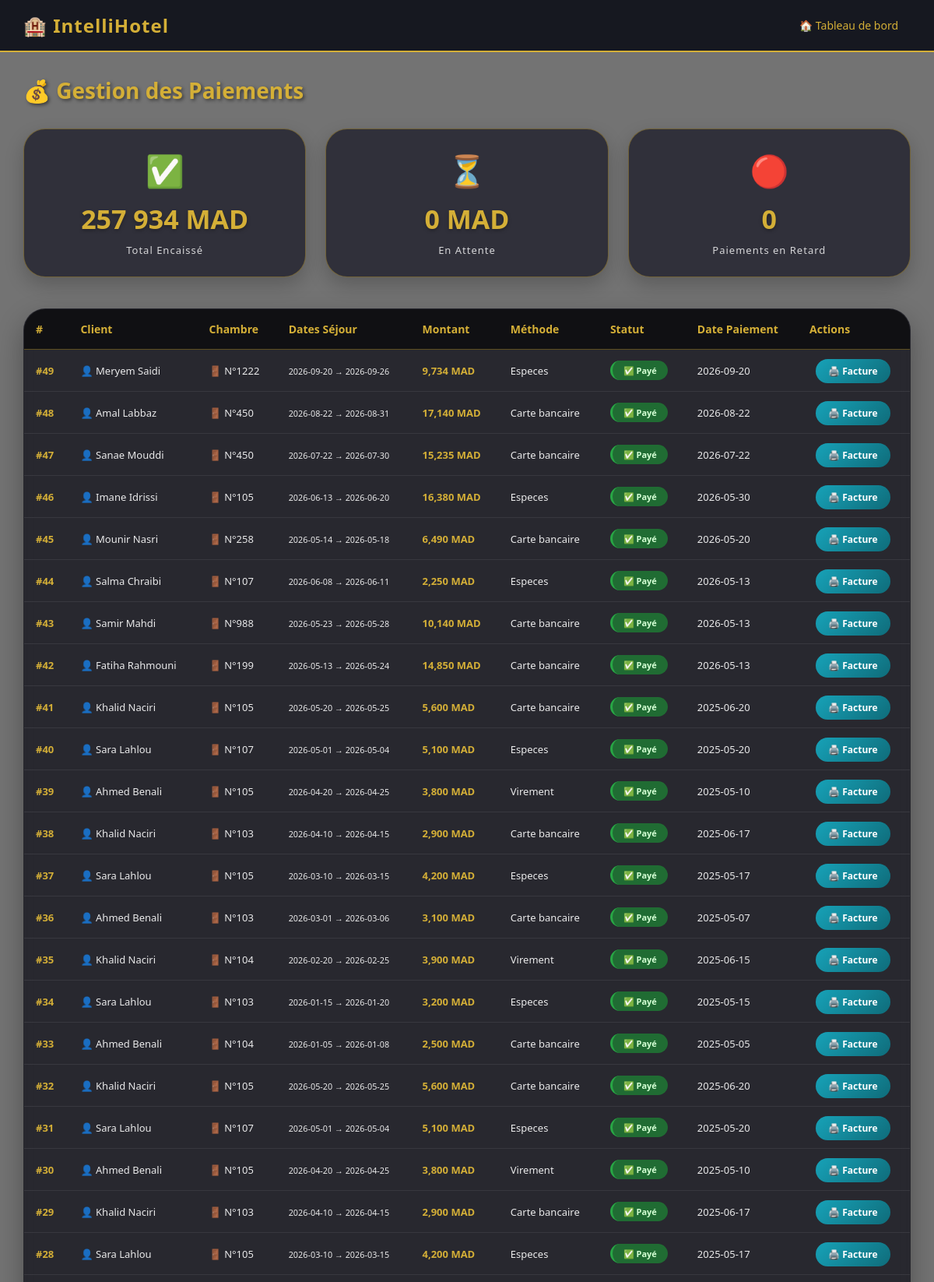
Page /modules/paiements/index.php (signed in, upper part) on the committed database.
### tables this page shows
CREATE TABLE `paiements` (
  `id` int(11) NOT NULL,
  `reservation_id` int(11) DEFAULT NULL,
  `montant` decimal(10,2) DEFAULT NULL,
  `methode` enum('Especes','Carte bancaire','Virement') DEFAULT NULL,
  `statut` enum('en_attente','paye','retard') DEFAULT 'en_attente',
  `date_paiement` date DEFAULT NULL
);

CREATE TABLE `clients` (
  `id` int(11) NOT NULL,
  `nom` varchar(100) DEFAULT NULL,
  `cin` varchar(20) DEFAULT NULL,
  `telephone` varchar(20) DEFAULT NULL,
  `email` varchar(100) DEFAULT NULL
);

CREATE TABLE `chambres` (
  `id` int(11) NOT NULL,
  `numero` int(11) DEFAULT NULL,
  `type` enum('Single','Double','Suite') DEFAULT NULL,
  `vue` enum('Mer','Jardin','Piscine','Ville') DEFAULT NULL,
  `prix_base` decimal(10,2) DEFAULT NULL,
  `etat` enum('vide','reservee','occupee') DEFAULT 'vide'
);

CREATE TABLE `reservations` (
  `id` int(11) NOT NULL,
  `client_id` int(11) DEFAULT NULL,
  `chambre_id` int(11) DEFAULT NULL,
  `receptionniste_id` int(11) DEFAULT NULL,
  `date_debut` date DEFAULT NULL,
  `date_fin` date DEFAULT NULL,
  `statut` enum('en_attente','confirmee','checkin','checkout','annulee') DEFAULT 'confirmee',
  `prix_total` decimal(10,2) DEFAULT NULL
);

### modules/paiements/index.php (the view, shortened to what this page needs)
<?php
require_once '../../config/database.php';
$paiements = $conn->query("
    SELECT p.*, r.date_debut, r.date_fin, r.statut as res_statut,
           c.nom as client_nom, ch.numero as chambre_num
    FROM paiements p
    JOIN reservations r ON p.reservation_id = r.id
    JOIN clients c ON r.client_id = c.id
    JOIN chambres ch ON r.chambre_id = ch.id
    ORDER BY p.id DESC
");
$total_paye     = $conn->query("SELECT SUM(montant) as t FROM paiements WHERE statut='paye'")->fetch_assoc()['t'] ?? 0;
$total_attente  = $conn->query("SELECT SUM(montant) as t FROM paiements WHERE statut='en_attente'")->fetch_assoc()['t'] ?? 0;
$nb_retard      = $conn->query("SELECT COUNT(*) as n FROM paiements p JOIN reservations r ON p.reservation_id=r.id WHERE p.statut='en_attente' AND r.statut='checkout'")->fetch_assoc()['n'];
?>
<!DOCTYPE html>
<html lang="fr">
<head>
</head>
<body>
<div class="navbar">
    <h1>🏨 <span>IntelliHotel</span></h1>
    <a href="../../index.php">🏠 Tableau de bord</a>
</div>
<div class="container">
    <div class="page-header">
        <h2>💰 Gestion des Paiements</h2>
    </div>
    <div class="kpi-row">
        <div class="kpi">
            <div class="icon">✅</div>
            <div class="value"><?= number_format($total_paye, 0, ',', ' ') ?> MAD</div>
            <div class="label">Total Encaissé</div>
        </div>
        <div class="kpi">
            <div class="icon">⏳</div>
            <div class="value"><?= number_format($total_attente, 0, ',', ' ') ?> MAD</div>
            <div class="label">En Attente</div>
        </div>
        <div class="kpi">
            <div class="icon">🔴</div>
            <div class="value"><?= $nb_retard ?></div>
            <div class="label">Paiements en Retard</div>
        </div>
    </div>
    <table>
        <thead>
            <tr>
                <th>#</th>
                <th>Client</th>
                <th>Chambre</th>
                <th>Dates Séjour</th>
                <th>Montant</th>
                <th>Méthode</th>
                <th>Statut</th>
                <th>Date Paiement</th>
                <th>Actions</th>
            </tr>
        </thead>
        <tbody>
        <?php if($paiements->num_rows === 0): ?>
            <tr><td colspan="9" style="text-align:center;padding:40px;color:rgba(255,255,255,0.6);">🏝️ Aucun paiement enregistré</td></tr>
        <?php else: ?>
            <?php while($p = $paiements->fetch_assoc()):
                $en_retard = ($p['statut'] === 'en_attente' && $p['res_statut'] === 'checkout');
            ?>
            <tr>
                <td><strong style="color:#d4af37;">#<?= $p['id'] ?></strong></td>
                <td>👤 <?= htmlspecialchars($p['client_nom']) ?></td>
                <td>🚪 N°<?= $p['chambre_num'] ?></td>
                <td><small><?= $p['date_debut'] ?> → <?= $p['date_fin'] ?></small></td>
                <td><strong style="color:#d4af37;"><?= number_format($p['montant'], 0) ?> MAD</strong></td>
                <td><?= $p['methode'] ?? '—' ?></td>
                <td>
                    <?php if($en_retard): ?>
                        <span class="badge badge-retard">🔴 En Retard</span>
                    <?php elseif($p['statut'] === 'paye'): ?>
                        <span class="badge badge-paye">✅ Payé</span>
                    <?php else: ?>
                        <span class="badge badge-attente">⏳ En Attente</span>
                    <?php endif; ?>
                </td>
                <td><?= $p['date_paiement'] ?? '—' ?></td>
                <td>
                    <a href="facture.php?id=<?= $p['reservation_id'] ?>" class="btn-facture">🖨️ Facture</a>
                </td>
            </tr>
            <?php endwhile; ?>
        <?php endif; ?>
        </tbody>
    </table>
</div>
</body>
</html>

### modules/paiements/index.php (style rules this page uses)
* { margin:0; padding:0; box-sizing:border-box; }
body { font-family: 'Segoe UI', Arial, sans-serif; background: url('https://images.pexels.com/photos/258154/pexels-photo-258154.jpeg?auto=compress&cs=tinysrgb&w=1920&h=1080&dpr=2') no-repeat center center fixed; background-size: cover; position: relative; }
body::before { content: ""; position: fixed; top: 0; left: 0; width: 100%; height: 100%; background: rgba(0, 0, 0, 0.55); backdrop-filter: blur(1px); z-index: -1; }
.navbar { background: rgba(10, 12, 21, 0.88); backdrop-filter: blur(12px); padding: 15px 30px; display: flex; justify-content: space-between; align-items: center; border-bottom: 2px solid #d4af37; position: sticky; top: 0; z-index: 100; }
.navbar h1 { font-size: 24px; letter-spacing: 1px; color: white; }
.navbar h1 span { color: #d4af37; }
.navbar a { color: #d4af37; text-decoration: none; font-size: 14px; padding: 8px 16px; border-radius: 30px; transition: 0.2s; }
.container { max-width: 1400px; margin: 0 auto; padding: 30px; }
.page-header { margin-bottom: 30px; }
.page-header h2 { color: #d4af37; font-size: 28px; text-shadow: 2px 2px 4px rgba(0,0,0,0.5); display: flex; align-items: center; gap: 10px; }
.kpi-row { display: grid; grid-template-columns: repeat(3, 1fr); gap: 25px; margin-bottom: 40px; }
.kpi { background: rgba(20, 20, 35, 0.7); backdrop-filter: blur(12px); border: 1px solid rgba(212, 175, 55, 0.4); border-radius: 28px; padding: 25px 20px; text-align: center; transition: 0.3s; box-shadow: 0 10px 25px rgba(0,0,0,0.2); }
.kpi .icon { font-size: 40px; margin-bottom: 12px; }
.kpi .value { font-size: 34px; font-weight: bold; color: #d4af37; text-shadow: 0 2px 5px rgba(0,0,0,0.3); }
.kpi .label { font-size: 13px; color: rgba(255,255,255,0.8); margin-top: 8px; letter-spacing: 1px; }
table { width: 100%; border-collapse: collapse; background: rgba(15, 15, 25, 0.75); backdrop-filter: blur(8px); border-radius: 28px; overflow: hidden; box-shadow: 0 15px 35px rgba(0,0,0,0.3); border: 1px solid rgba(212, 175, 55, 0.2); }
th { background: rgba(0, 0, 0, 0.6); color: #d4af37; padding: 16px 15px; text-align: left; font-size: 14px; font-weight: 600; border-bottom: 1px solid rgba(212, 175, 55, 0.4); }
td { padding: 14px 15px; font-size: 13px; border-bottom: 1px solid rgba(255,255,255,0.08); color: rgba(255,255,255,0.9); }
.badge { padding: 5px 14px; border-radius: 40px; font-size: 11px; font-weight: bold; display: inline-block; }
.badge-paye { background: #1e7e34cc; color: #d4ffd4; border-left: 3px solid #28a745; }
.btn-facture { background: linear-gradient(135deg, #17a2b8, #0f6c7a); color: white; padding: 7px 16px; border-radius: 40px; text-decoration: none; font-size: 12px; font-weight: bold; margin-left: 8px; transition: 0.2s; }

### rows in the picture
paiements: id "49", clients.nom "Meryem Saidi", chambres.numero "1222", reservation.date_debut "2026-09-20", reservation.date_fin "2026-09-26", montant "9,734", methode "Especes", statut "✅ Payé", date_paiement "2026-09-20"
paiements: id "48", clients.nom "Amal Labbaz", chambres.numero "450", reservation.date_debut "2026-08-22", reservation.date_fin "2026-08-31", montant "17,140", methode "Carte bancaire", statut "✅ Payé", date_paiement "2026-08-22"
paiements: id "47", clients.nom "Sanae Mouddi", chambres.numero "450", reservation.date_debut "2026-07-22", reservation.date_fin "2026-07-30", montant "15,235", methode "Carte bancaire", statut "✅ Payé", date_paiement "2026-07-22"
paiements: id "46", clients.nom "Imane Idrissi", chambres.numero "105", reservation.date_debut "2026-06-13", reservation.date_fin "2026-06-20", montant "16,380", methode "Especes", statut "✅ Payé", date_paiement "2026-05-30"
paiements: id "45", clients.nom "Mounir Nasri", chambres.numero "258", reservation.date_debut "2026-05-14", reservation.date_fin "2026-05-18", montant "6,490", methode "Carte bancaire", statut "✅ Payé", date_paiement "2026-05-20"
paiements: id "44", clients.nom "Salma Chraibi", chambres.numero "107", reservation.date_debut "2026-06-08", reservation.date_fin "2026-06-11", montant "2,250", methode "Especes", statut "✅ Payé", date_paiement "2026-05-13"
paiements: id "43", clients.nom "Samir Mahdi", chambres.numero "988", reservation.date_debut "2026-05-23", reservation.date_fin "2026-05-28", montant "10,140", methode "Carte bancaire", statut "✅ Payé", date_paiement "2026-05-13"
paiements: id "42", clients.nom "Fatiha Rahmouni", chambres.numero "199", reservation.date_debut "2026-05-13", reservation.date_fin "2026-05-24", montant "14,850", methode "Carte bancaire", statut "✅ Payé", date_paiement "2026-05-13"
paiements: id "41", clients.nom "Khalid Naciri", chambres.numero "105", reservation.date_debut "2026-05-20", reservation.date_fin "2026-05-25", montant "5,600", methode "Carte bancaire", statut "✅ Payé", date_paiement "2025-06-20"
paiements: id "40", clients.nom "Sara Lahlou", chambres.numero "107", reservation.date_debut "2026-05-01", reservation.date_fin "2026-05-04", montant "5,100", methode "Especes", statut "✅ Payé", date_paiement "2025-05-20"
paiements: id "39", clients.nom "Ahmed Benali", chambres.numero "105", reservation.date_debut "2026-04-20", reservation.date_fin "2026-04-25", montant "3,800", methode "Virement", statut "✅ Payé", date_paiement "2025-05-10"
paiements: id "38", clients.nom "Khalid Naciri", chambres.numero "103", reservation.date_debut "2026-04-10", reservation.date_fin "2026-04-15", montant "2,900", methode "Carte bancaire", statut "✅ Payé", date_paiement "2025-06-17"
paiements: id "37", clients.nom "Sara Lahlou", chambres.numero "105", reservation.date_debut "2026-03-10", reservation.date_fin "2026-03-15", montant "4,200", methode "Especes", statut "✅ Payé", date_paiement "2025-05-17"
paiements: id "36", clients.nom "Ahmed Benali", chambres.numero "103", reservation.date_debut "2026-03-01", reservation.date_fin "2026-03-06", montant "3,100", methode "Carte bancaire", statut "✅ Payé", date_paiement "2025-05-07"
paiements: id "35", clients.nom "Khalid Naciri", chambres.numero "104", reservation.date_debut "2026-02-20", reservation.date_fin "2026-02-25", montant "3,900", methode "Virement", statut "✅ Payé", date_paiement "2025-06-15"
paiements: id "34", clients.nom "Sara Lahlou", chambres.numero "103", reservation.date_debut "2026-01-15", reservation.date_fin "2026-01-20", montant "3,200", methode "Especes", statut "✅ Payé", date_paiement "2025-05-15"
paiements: id "33", clients.nom "Ahmed Benali", chambres.numero "104", reservation.date_debut "2026-01-05", reservation.date_fin "2026-01-08", montant "2,500", methode "Carte bancaire", statut "✅ Payé", date_paiement "2025-05-05"
paiements: id "32", clients.nom "Khalid Naciri", chambres.numero "105", reservation.date_debut "2026-05-20", reservation.date_fin "2026-05-25", montant "5,600", methode "Carte bancaire", statut "✅ Payé", date_paiement "2025-06-20"
paiements: id "31", clients.nom "Sara Lahlou", chambres.numero "107", reservation.date_debut "2026-05-01", reservation.date_fin "2026-05-04", montant "5,100", methode "Especes", statut "✅ Payé", date_paiement "2025-05-20"
paiements: id "30", clients.nom "Ahmed Benali", chambres.numero "105", reservation.date_debut "2026-04-20", reservation.date_fin "2026-04-25", montant "3,800", methode "Virement", statut "✅ Payé", date_paiement "2025-05-10"
paiements: id "29", clients.nom "Khalid Naciri", chambres.numero "103", reservation.date_debut "2026-04-10", reservation.date_fin "2026-04-15", montant "2,900", methode "Carte bancaire", statut "✅ Payé", date_paiement "2025-06-17"
paiements: id "28", clients.nom "Sara Lahlou", chambres.numero "105", reservation.date_debut "2026-03-10", reservation.date_fin "2026-03-15", montant "4,200", methode "Especes", statut "✅ Payé", date_paiement "2025-05-17"

### other values in the picture
$total_paye "257 934"
$total_attente "0"
$nb_retard "0"
